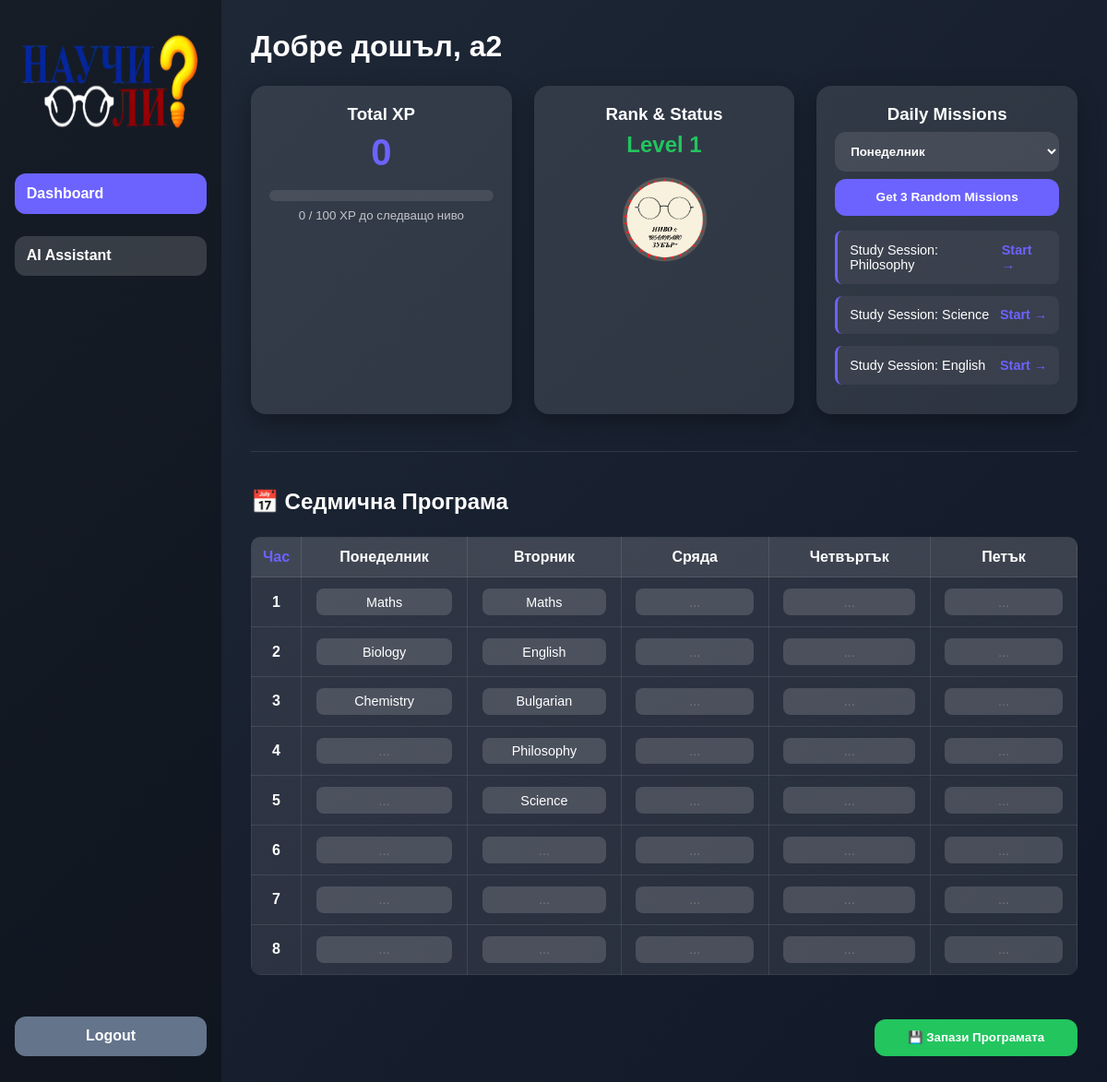
/dashboard (signed in), run on an earlier commit of the app's database.
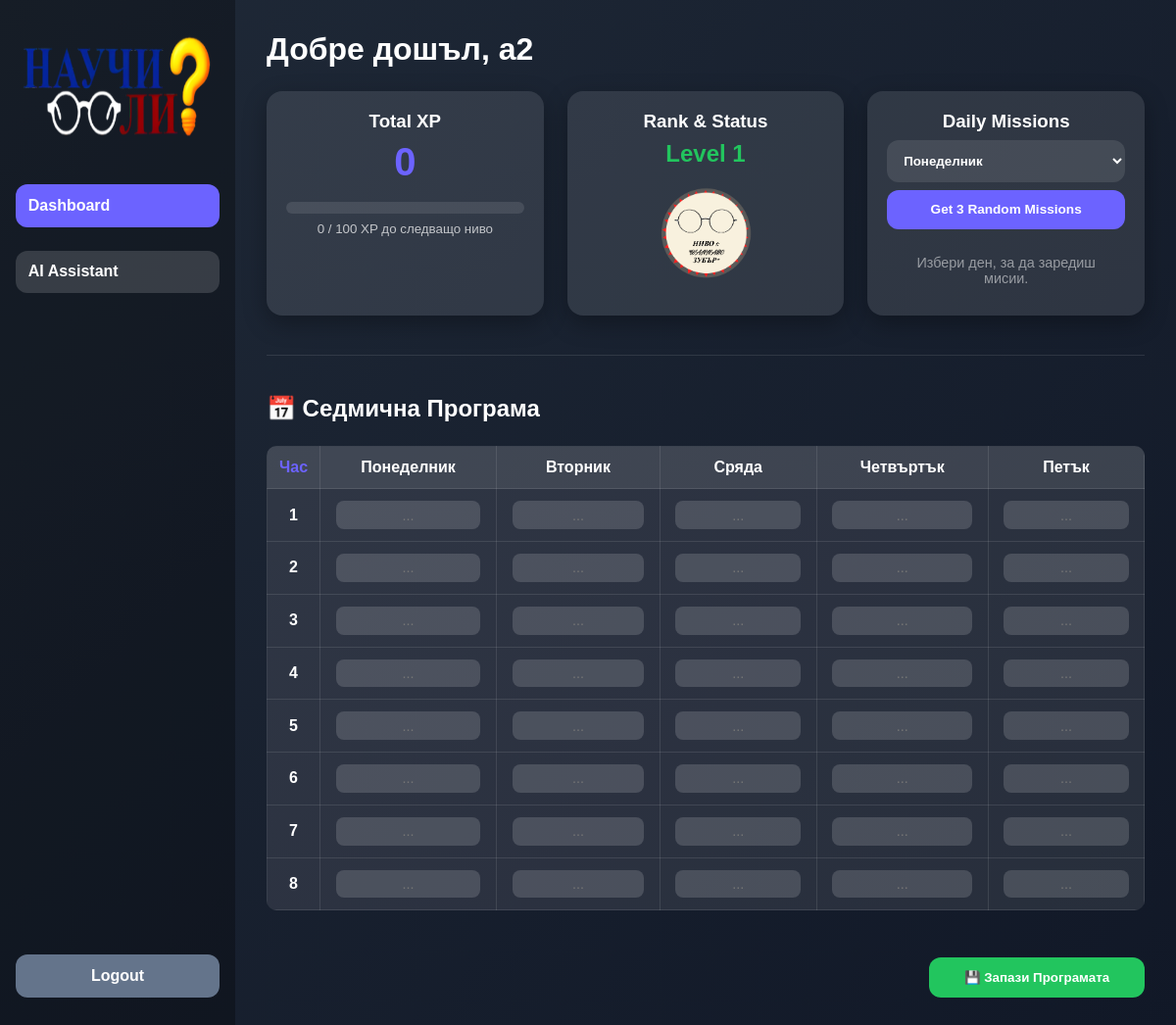
And on a later commit of the database.
### app.py (models this page shows)
class User(db.Model, UserMixin):
    id = db.Column(db.Integer, primary_key=True)
    username = db.Column(db.String(150), unique=True, nullable=False)
    password = db.Column(db.String(150), nullable=False)
    xp = db.Column(db.Integer, default=0)
    level = db.Column(db.Integer, default=1)
    study_programs = db.relationship('StudyProgram', backref='user', lazy=True)
    missions = db.relationship('Mission', backref='user', lazy=True)

class Mission(db.Model):
    id = db.Column(db.Integer, primary_key=True)
    title = db.Column(db.String(200))
    duration = db.Column(db.Integer)      # <--- Make sure this line exists!
    xp_reward = db.Column(db.Integer)
    completed = db.Column(db.Boolean, default=False)
    remaining_seconds = db.Column(db.Integer, default=0)
    user_id = db.Column(db.Integer, db.ForeignKey('user.id'))

### app.py (the view)
@app.route('/dashboard')
@login_required
def dashboard():
    missions = Mission.query.filter_by(user_id=current_user.id, completed=False).all()
    all_missions = Mission.query.filter_by(user_id=current_user.id).all()
    subject_stats = {}
    for m in all_missions:
        subj = m.title.replace("Study Session: ", "")
        if subj not in subject_stats:
            subject_stats[subj] = {'total': 0, 'completed': 0}
        subject_stats[subj]['total'] += 1
        if m.completed:
            subject_stats[subj]['completed'] += 1
    weakest_subject = "None yet"
    lowest_rate = 101
    for subj, stats in subject_stats.items():
        rate = (stats['completed'] / stats['total']) * 100
        if rate < lowest_rate:
            lowest_rate = rate
            weakest_subject = subj
    raw_programs = StudyProgram.query.filter_by(user_id=current_user.id).all()
    formatted_program = {}
    for p in raw_programs:
        subject_list = p.subjects.split(',') if p.subjects else []
        for index, subject in enumerate(subject_list):
            key = f"{p.day}_{index + 1}"
            formatted_program[key] = subject
    return render_template('dashboard.html',
                           missions=missions,
                           user=current_user,
                           programs=formatted_program,
                           weakest_subject=weakest_subject,
                           stats=subject_stats)

### app.py (called while the page is built)
@login_manager.user_loader
def load_user(user_id):
    return User.query.get(int(user_id))

### templates/dashboard.html (shortened to what this page needs)
<!DOCTYPE html>
<html lang="bg">
<head>
    <link rel="stylesheet" href="{{ url_for('static', filename='style.css') }}">
</head>
<body>
<div class="container">
    <div class="sidebar">
        <div class="logo">
            <img src="{{ url_for('static', filename='logo.png') }}" alt="Logo">
        </div>
        <a href="{{ url_for('dashboard') }}" class="tab-button active">Dashboard</a>
        <a href="{{ url_for('ai_assistant') }}" class="tab-button">AI Assistant</a>
        <a href="{{ url_for('logout') }}" class="back-btn" style="margin-top: auto; width: 100%; text-align: center; text-decoration: none;">Logout</a>
    </div>
    <div class="content-area">
        <h1 style="margin-bottom: 1.5rem;">Добре дошъл, {{ current_user.username }}</h1>
        <div class="cards">
            <div class="card">
                <h3>Total XP</h3>
                <p style="font-size: 2.5rem; font-weight: bold; color: #6c63ff; margin-bottom: 0.5rem;">{{ current_user.xp }}</p>
                <div class="xp-progress-wrapper" style="background: rgba(255,255,255,0.1); border-radius: 10px; height: 12px; width: 100%; overflow: hidden; margin-top: 10px;">
                </div>
                <small style="opacity: 0.7; display: block; margin-top: 8px;">{{ current_user.xp % 100 }} / 100 XP до следващо ниво</small>
            </div>
            <div class="card">
                <h3>Rank & Status</h3>
                <p style="font-size: 1.5rem; font-weight: bold; color: #22c55e; margin-bottom: 10px;">Level {{ current_user.level }}</p>
                <div class="badge-display">
                    {% if current_user.level >= 10 %}
                        <img src="{{ url_for('static', filename='badges/nivo10.png') }}" alt="Legendary Badge" style="width: 110px; filter: drop-shadow(0 0 15px rgba(0, 210, 255, 0.6));">
                    {% elif current_user.level >= 5 %}
                        <img src="{{ url_for('static', filename='badges/nivo5.png') }}" alt="Elite Badge" style="width: 110px; filter: drop-shadow(0 0 10px rgba(255, 157, 0, 0.5));">
                    {% else %}
                        <img src="{{ url_for('static', filename='badges/nivo1.png') }}" alt="Novice Badge" style="width: 110px;">
                    {% endif %}
                </div>
            </div>
            <div class="card">
                <h3>Daily Missions</h3>
                <div class="missions" style="width: 100%;">
                    <form action="{{ url_for('generate_missions') }}" method="POST" style="margin-bottom: 1rem;">
                        <select name="selected_day" class="tab-button" style="background: rgba(255, 255, 255, 0.1); margin-bottom: 0.5rem; width: 100%; color: white;">
                            <option value="Monday">Понеделник</option>
                        </select>
                        <button type="submit" class="tab-button" style="font-size: 0.85rem; background: #6c63ff; border: none; cursor: pointer; width: 100%;">
                            Get 3 Random Missions
                        </button>
                    </form>
                    <ul style="list-style: none; text-align: left; font-size: 0.9rem; padding: 0;">
                        {% for mission in missions %}
                            <li style="margin-bottom: 0.8rem; display: flex; justify-content: space-between; align-items: center; background: rgba(255,255,255,0.05); padding: 0.8rem; border-radius: 0.5rem; border-left: 3px solid #6c63ff;">
                                <span>{{ mission.title }}</span>
                                <a href="{{ url_for('mission', mission_id=mission.id) }}" style="color: #6c63ff; font-weight: bold; text-decoration: none;">Start →</a>
                            </li>
                        {% else %}
                            <li style="opacity: 0.5; text-align: center; padding: 10px;">Избери ден, за да заредиш мисии.</li>
                        {% endfor %}
                    </ul>
                </div>
            </div>
        </div>
        <hr style="margin: 2.5rem 0; border: 0; border-top: 1px solid rgba(255,255,255,0.1);">
        <div class="study-program-section">
            <h2 style="margin-bottom: 1.5rem; display: flex; align-items: center; gap: 10px;">
                📅 Седмична Програма
            </h2>
            <form action="{{ url_for('study_program') }}" method="POST">
                <table>
                    <thead>
                        <tr>
                            <th style="color: #6c63ff;">Час</th>
                            <th>Понеделник</th>
                            <th>Вторник</th>
                            <th>Сряда</th>
                            <th>Четвъртък</th>
                            <th>Петък</th>
                        </tr>
                    </thead>
                    <tbody>
                        {% set days = ["Monday", "Tuesday", "Wednesday", "Thursday", "Friday"] %}
                        {% for hour in range(1, 9) %}
                        <tr>
                            <td><strong>{{ hour }}</strong></td>
                            {% for day in days %}
                                <td>
                                    {% set cell_key = day ~ '_' ~ hour %}
                                    <input type="text"
                                        name="{{ cell_key }}"
                                        value="{{ programs.get(cell_key, '') }}"
                                        placeholder="...">
                                </td>
                            {% endfor %}
                        </tr>
                        {% endfor %}
                    </tbody>
                </table>
                <div style="text-align: right;">
                    <button type="submit" class="complete-btn" style="width: 220px; margin-top: 1.5rem; background: #22c55e;">
                        💾 Запази Програмата
                    </button>
                </div>
            </form>
        </div>
    </div>
</div>
</body>
</html>

### static/style.css (style rules this page uses)
* { margin: 0; padding: 0; box-sizing: border-box; font-family: Arial, Helvetica, sans-serif; }
body { background: linear-gradient(135deg, #1f2937, #111827); color: #fff; min-height: 100vh; }
.container { display: flex; min-height: 100vh; }
.sidebar { width: 15rem; background: rgba(0,0,0,0.3); display: flex; flex-direction: column; align-items: center; padding: 2rem 1rem; gap: 1.5rem; }
.sidebar .logo img { width: 15rem; height: 7rem; margin-bottom: 1rem; filter: brightness(120%); }
.sidebar .tab-button { width: 100%; padding: 0.8rem; background: rgba(255,255,255,0.15); border: none; text-decoration: none; border-radius: 0.75rem; color: #fff; font-weight: bold; cursor: pointer; transition: background 0.2s; }
.tab-button { width: 100%; padding: 0.8rem; background: rgba(255,255,255,0.15); border: none; border-radius: 0.75rem; color: #fff; font-weight: bold; cursor: pointer; transition: background 0.2s; }
.tab-button.active { background: #6c63ff; }
.content-area { flex: 1; padding: 2rem; display: flex; flex-direction: column; }
.cards { display: grid; grid-template-columns: repeat(auto-fit, minmax(15rem, 1fr)); gap: 1.5rem; }
.card { background: rgba(255,255,255,0.1); padding: 1.5rem; border-radius: 1rem; box-shadow: 0 0.5rem 1.5rem rgba(0,0,0,0.3); text-align: center; }
.card h3 { margin-bottom: 0.5rem; }
.complete-btn { padding: 0.8rem 1.5rem; background: #22c55e; border: none; border-radius: 0.75rem; color: white; font-weight: bold; cursor: pointer; transition: 0.3s; }
.back-btn { display: inline-block; padding: 0.8rem 1.5rem; background: #64748b; border-radius: 0.75rem; text-decoration: none; color: white; font-weight: bold; transition: 0.3s; }
a { color: #3b82f6; }
.content-area table { width: 100%; border-collapse: collapse; margin: 1.5rem 0; background: rgba(255,255,255,0.05); border-radius: 1rem; overflow: hidden; }
.content-area th, .content-area td { border: 1px solid rgba(255,255,255,0.15); padding: 0.6rem; text-align: center; }
.content-area th { background: rgba(255,255,255,0.12); font-weight: bold; }
.content-area td { background: rgba(255,255,255,0.04); }
.content-area input[type="text"] { width: 95%; padding: 0.4rem; border-radius: 0.5rem; border: none; outline: none; text-align: center; background: rgba(255,255,255,0.15); color: white; transition: 0.2s; }
:root { --primary: #6c63ff; --success: #22c55e; --error: #ef4444; --accent: #ffd700; }
.xp-progress-wrapper { width: 300px; margin-top: 10px; }

### templates/dashboard.html (style rules this page uses)
.badge-display img { transition: transform 0.3s ease; }
.card { display: flex; flex-direction: column; align-items: center; text-align: center; padding: 20px; }
.study-program-section table { width: 100%; border-collapse: collapse; background: rgba(255, 255, 255, 0.05); border-radius: 10px; overflow: hidden; }
.study-program-section th, .study-program-section td { padding: 12px; border: 1px solid rgba(255, 255, 255, 0.1); text-align: center; }
.study-program-section input { width: 90%; background: transparent; border: none; color: white; text-align: center; font-size: 0.9rem; }

What changed in the data, as far as the page shows it:
removed Mission: title "Study Session: Philosophy"
removed Mission: title "Study Session: Science"
removed Mission: title "Study Session: English"
Also different on the page:
form field value: "Maths" → (not shown)
form field value: "Biology" → (not shown)
form field value: "English" → (not shown)
form field value: "Chemistry" → (not shown)
form field value: "Bulgarian" → (not shown)
form field value: "Philosophy" → (not shown)
form field value: "Science" → (not shown)
text now shown: "Избери ден, за да заредиш мисии."
